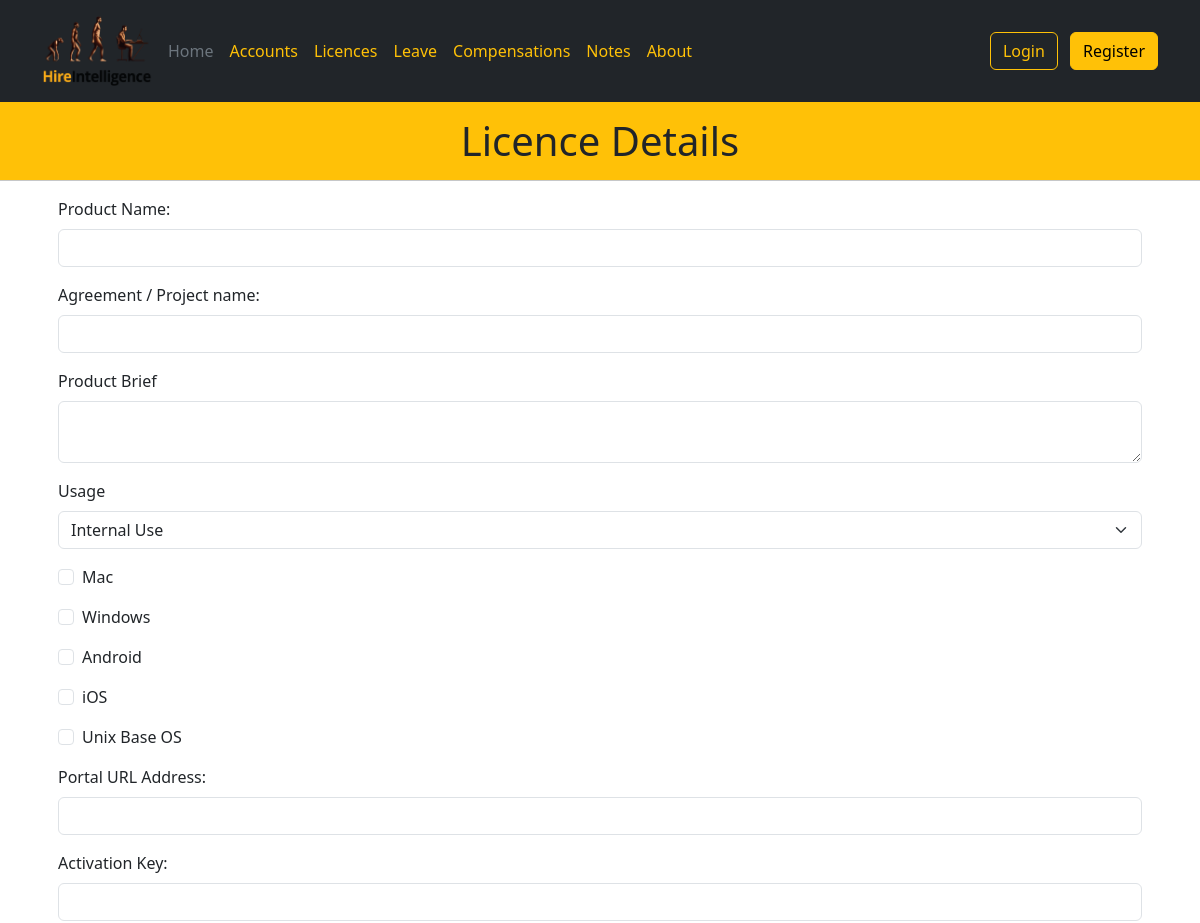
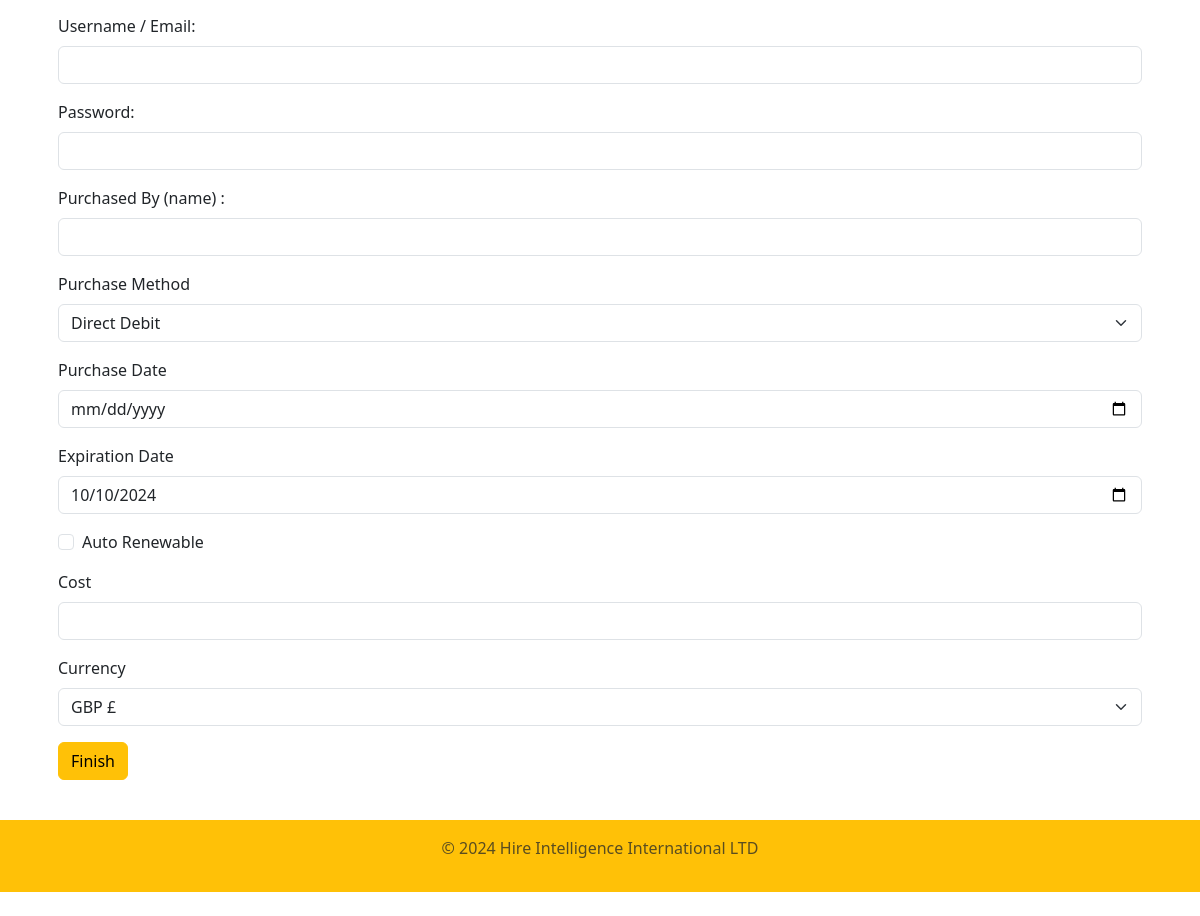
The page /licence_detail/1 on the database as committed earlier (2 pictures, top to bottom).
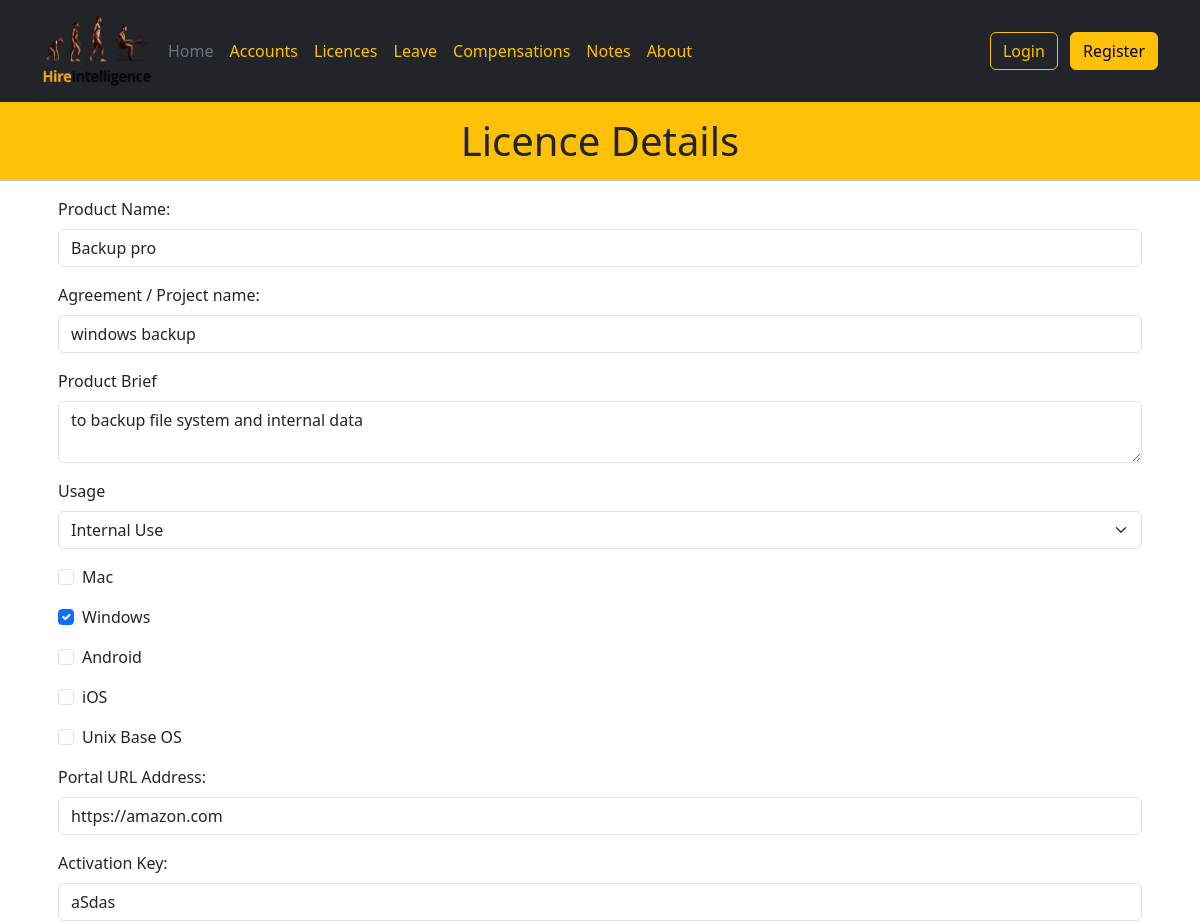
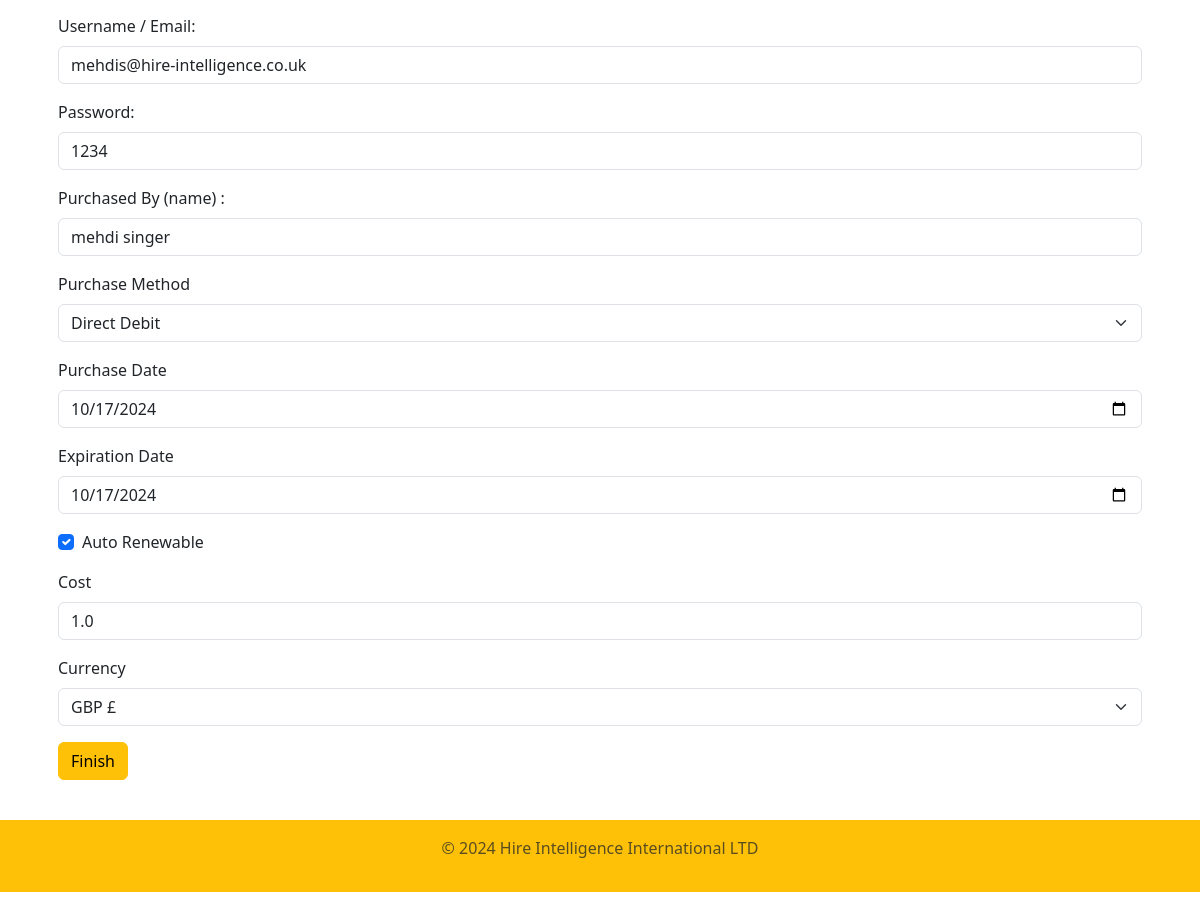
The same page on the database as committed later (2 pictures, top to bottom).
### models.py (models this page shows)
class Licence(db.Model):
    id = db.Column(db.Integer, primary_key=True, autoincrement=True)
    date = db.Column(db.DateTime(timezone=True))
    product_name = db.Column(db.String)
    agreement = db.Column(db.String)
    product_detail = db.Column(db.String)
    usage = db.Column(db.String)
    mac = db.Column(db.Boolean)
    windows = db.Column(db.Boolean)
    android = db.Column(db.Boolean)
    ios = db.Column(db.Boolean)
    unix = db.Column(db.Boolean)
    portal_url = db.Column(db.String)
    activation_key = db.Column(db.String)
    username = db.Column(db.String)
    password = db.Column(db.String)
    purchased_by = db.Column(db.String)
    purchased_date = db.Column(db.DateTime(timezone=True))
    purchase_method = db.Column(db.String)
    expiration_date = db.Column(db.DateTime(timezone=True))
    auto_renew = db.Column(db.Boolean)
    cost = db.Column(db.Float)
    currency = db.Column(db.String)

### views.py (the view, shortened to what this page needs)
    @app.route("/licence_detail/<int:licence_id>", methods=("GET", "POST"))
    def licence_detail(licence_id):
        licence = db.get_or_404(Licence, licence_id )
        form = LicenceEditForm(
                product_name = licence.product_name,
                agreement = licence.agreement,
                product_detail = licence.product_detail,
                usage = licence.usage,
                mac = licence.mac,
                windows = licence.windows,
                android = licence.android,
                ios =  licence.ios,
                unix = licence.unix,
                portal_url = licence.portal_url,
                activation_key = licence.activation_key,
                username = licence.username,
                password = licence.password,
                purchased_by = licence.purchased_by,
                purchase_method = licence.purchase_method,
                purchased_date = licence.purchased_date,
                expiration_date = licence.expiration_date,
                auto_renew = licence.auto_renew,
                cost = licence.cost,
                currency = licence.currency
            )
        return render_template("licence-details.html", title="Licence Details",
            year=datetime.now().year, form = form)

### templates/licence-details.html (shortened to what this page needs)
{% extends "base.html" %}
{% block content %}
<h1 class="text-center">{{title}}</h1>
<hr>
<div class="container ">
    <div class="row">
            <div class="col-sm m-3">
                    {{render_form(form)}}
            </div>
    </div>
</div>
{% endblock %}
{% block year %} {{year}} {% endblock %}

### templates/base.html (shortened to what this page needs)
<!DOCTYPE html>
<html lang="en">
  <head>
    <link
      rel="stylesheet"
      href="https://cdn.jsdelivr.net/npm/bootstrap@5.3.2/dist/css/bootstrap.min.css"
    />
    <link rel="stylesheet" href="../static/style/style.css">
    {% from 'bootstrap5/form.html' import render_form %}
  </head>
  <body>
    <header class="p-3 text-bg-dark">
      <div class="container">
        <div
          class="d-flex flex-wrap align-items-center justify-content-center justify-content-lg-start"
        >
          <a
            href="/"
            class="d-flex align-items-center mb-2 mb-lg-0 text-white text-decoration-none"
          >
          <img
          src="{{ url_for('static', filename='images/Hire Intelligence - Logo Design.png') }}"
          alt="Logo"
          width="110"
          height="70"
          class="me-2"
        />
          </a>
          <ul
            class="nav col-12 col-lg-auto me-lg-auto mb-2 justify-content-center mb-md-0"
          >
            <li>
              <a href="{{url_for('home')}}" class="nav-link px-2 text-secondary"
                >Home</a
              >
            </li>
            <li>
              <a href="{{url_for('accounts')}}" class="nav-link px-2 text-warning"
                >Accounts</a
              >
            </li>
            <li>
              <a
                href="{{url_for('licences')}}"
                class="nav-link px-2 text-warning"
                >Licences</a
              >
            </li>
              <a
                href="{{url_for('leave')}}"
                class="nav-link px-2 text-warning"
                >Leave</a
              >
            <li>
              <a
                href="{{url_for('compensation')}}"
                class="nav-link px-2 text-warning"
                >Compensations</a
              >
            </li>
            <li>
              <a
                href="{{url_for('notes')}}"
                class="nav-link px-2 text-warning"
                >Notes</a
              >
            </li>
            <li>
              <a href="{{url_for('about')}}" class="nav-link px-2 text-warning"
                >About</a
              >
            </li>
          </ul>
          <div class="text-end">
            {% if current_user.username %}
            <span class="fw-bold d-flex align-items-center">
              {{current_user.username | capitalize}} &nbsp;
            </span>
            <button type="button" class="btn btn-outline-warning me-2"
            onclick="window.location.href='{{ url_for("logout") }}'">
            Logout</button>
            {% else %}
            <a href="{{url_for('login')}}"><button type="button" class="btn btn-outline-warning me-2">Login</button></a>
            {% endif %}
            {% if current_user.is_admin or user_length|length < 1 %}
            <a href="{{url_for('register')}}"><button type="button" class="btn btn-warning">Register</button></a>
            {% endif %}
          </div>
        </div>
      </div>
    </header>
    {% block content %} {% endblock %}
    <footer class="py-3 my-4" >
      <p class="text-center text-body-secondary">© {% block year %} {% endblock %} Hire Intelligence International LTD </p>
    </footer>
  </body>
</html>

### static/style/style.css (style rules this page uses)
h1 { background-color: #ffc107; margin: 0px; padding: 15px; }
hr { background-color: #ffc107; margin : 0px; }
footer { background-color: #ffc107; margin-bottom: 0px; }

Rows that differ between the two databases and show on the page:
changed Licence "Internal Use": product_name (not shown) → "Backup pro"; agreement (not shown) → "windows backup"; product_detail (not shown) → "to backup file system and internal data"; windows "☐" → "☑"; portal_url (not shown) → "https://amazon.com"; activation_key (not shown) → "aSdas"; username (not shown) → "mehdis@hire-intelligence.co.uk"; password (not shown) → "1234"; purchased_by (not shown) → "mehdi singer"; purchased_date (not shown) → "10/17/2024"; expiration_date "10/10/2024" → "10/17/2024"; auto_renew "☐" → "☑"; cost (not shown) → "1.0"
